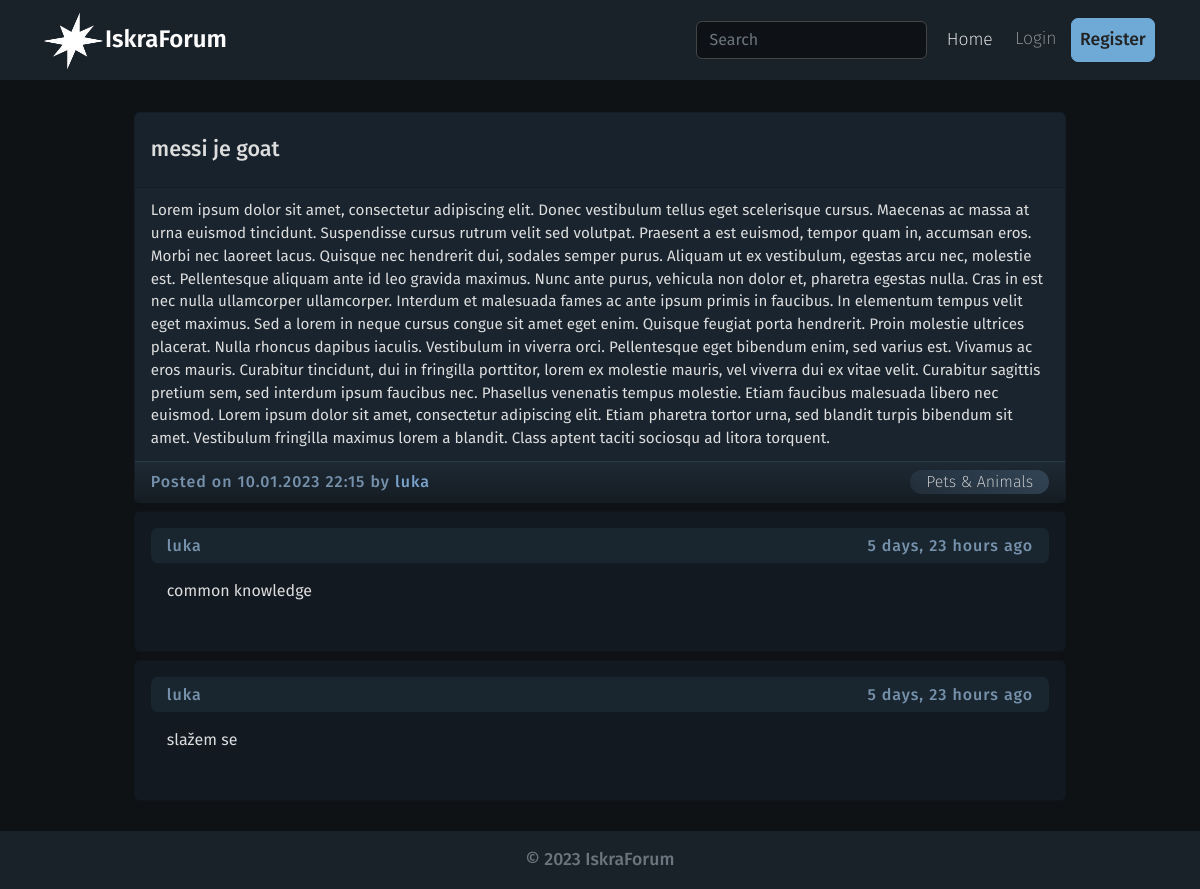
Page /thread/52/ on the committed database.
### base/models.py (models this page shows, shortened)
class Thread(models.Model):
    title = models.CharField(max_length=150)
    description = models.TextField()
    uploader = models.ForeignKey(User, null=True, blank=True, on_delete=models.CASCADE)
    category = models.ForeignKey("Category", verbose_name=("Category"), null=True, on_delete=models.DO_NOTHING)
    created = models.DateTimeField(auto_now_add=True)

class Category(models.Model):
    name = models.CharField(max_length=200, unique=True)
    description = models.TextField()
    created = models.DateTimeField(auto_now_add=True)

class Comment(models.Model):
    text = models.TextField(max_length=700, blank=False, null=False)
    thread = models.ForeignKey("Thread", verbose_name=("Thread"), null=True, on_delete=models.CASCADE)
    uploader = models.ForeignKey(User, null=True, on_delete=models.CASCADE)
    created = models.DateTimeField(auto_now_add=True)

### base/views.py (the view, shortened to what this page needs)
# urls.py: path('thread/<str:pk>/', views.thread, name="thread"),
def thread(request, pk):
    thread = Thread.objects.get(id=pk)
    comments = thread.comment_set.all()
    context = {
        'thread': thread,
        'comments': comments,
    }
    return render(request, 'base/thread.html', context)

### base/templates/base/thread.html (shortened to what this page needs)
{% extends 'base/base.html' %}
{% load static %}
{% block content %}
<div class="container-md container-thread">
    <div class="card mb-1">
        <div class="card-header thread-header">
            <h5 class="card-title thread-title">{{ thread.title }}</h5>
        </div>
        <div href="/thread/{{thread.id}}" class="card-body thread-body">
          <p class="card-text thread-text">{{ thread.description }}</p>
        </div>
        <div class="card-footer thread-footer d-flex align-items-center justify-content-between">
             <span class="post-info">Posted on {{ thread.created|date:'d.m.Y H:i' }} by <a href="/user/{{thread.uploader.username}}" class="thread-user-link"> {{thread.uploader.username}} </a> </span> <a class="category" href="{% url 'home' %}?q={{thread.category.name}}"> {{thread.category.name}} </a>
        </div>
    </div>
    {% for comment in comments reversed %}
        <div class="card comment-card p-3 my-2">
            <div class="card-header comment-footer d-flex justify-content-between align-items-center">
                <h6 class="post-info m-0">{{comment.uploader.username}}</h6>
                <h6 class="post-info m-0">{{comment.created|timesince}} ago</h6>
            </div>
            <div class="card-body">
                <p>{{comment.text}}</p>
            </div>
        </div>
    {% endfor %}
</div>
{% endblock content %}

### rows in the picture
Thread: title "messi je goat", description "Lorem ipsum dolor sit amet, consectetur adipiscing elit. Donec vestibulum tellus eget scelerisque cursus. Maecenas ac massa at urna euismod tincidunt. Suspendisse cursus rutrum velit sed volutpat. Praesent a est euismod, tempor quam in, accumsan eros. Morbi nec laoreet lacus. Quisque nec hendrerit dui, sodales semper purus. Aliquam ut ex vestibulum, egestas arcu nec, molestie est. Pellentesque aliquam ante id leo gravida maximus. Nunc ante purus, vehicula non dolor et, pharetra egestas nulla. Cras in est nec nulla ullamcorper ullamcorper. Interdum et malesuada fames ac ante ipsum primis in faucibus. In elementum tempus velit eget maximus. Sed a lorem in neque cursus congue sit amet eget…", created "10.01.2023 22:15", uploader.username "luka", category.name "Pets & Animals"
Comment: uploader.username "luka", created "5 days, 23 hours", text "common knowledge"
Comment: uploader.username "luka", created "5 days, 23 hours", text "slažem se"
